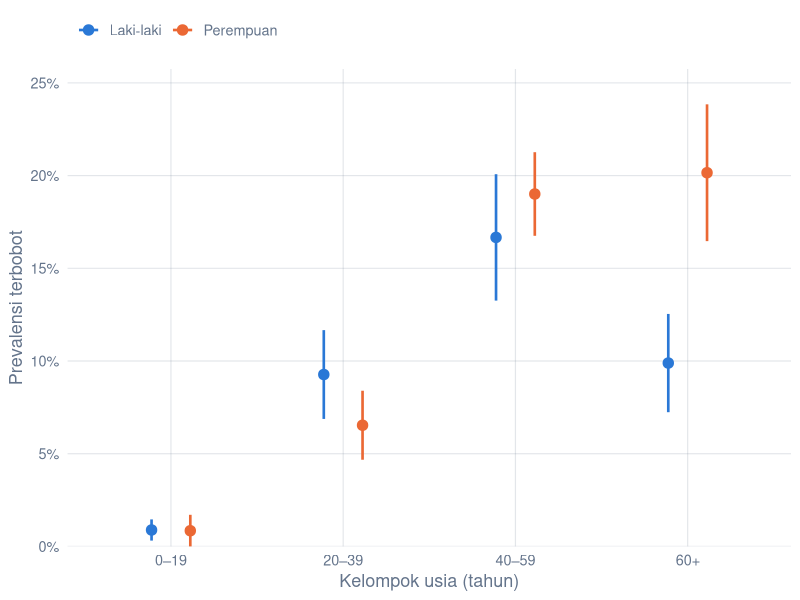

Reproduce this figure in R.
## ---- chunk 1
#| label: setup
#| message: false
library(survey)
library(dplyr)
library(ggplot2)
library(scales)

knitr::opts_chunk$set(dev = "png", dev.args = list(bg = "transparent"), dpi = 150)
INK <- "#64748B"
theme_set(
  theme_minimal(base_size = 13) +
    theme(
      text = element_text(colour = INK), axis.text = element_text(colour = INK),
      panel.grid.major = element_line(colour = alpha(INK, .18), linewidth = .4),
      panel.grid.minor = element_blank(),
      plot.background = element_rect(fill = "transparent", colour = NA),
      panel.background = element_rect(fill = "transparent", colour = NA),
      legend.position = "top", legend.justification = "left",
      legend.background = element_rect(fill = "transparent", colour = NA)
    )
)
pct <- function(x, d = 1) percent(x, accuracy = 10^-d, decimal.mark = ",")
num <- function(x, d = 2) number(x, accuracy = 10^-d, decimal.mark = ",", big.mark = ".")

data(nhanes)  # NHANES 2009–2010: kolesterol total > 240 mg/dL (HI_CHOL)
dat <- nhanes |>
  mutate(
    usia = factor(agecat, labels = c("0–19", "20–39", "40–59", "60+")),
    jenis_kelamin = factor(RIAGENDR, labels = c("Laki-laki", "Perempuan")),
    ras = factor(race, labels = c("Hispanik", "Kulit putih non-Hispanik",
                                  "Kulit hitam non-Hispanik", "Lainnya"))
  )

# Deklarasi desain: klaster (PSU), strata, dan bobot pemeriksaan
desain <- svydesign(id = ~SDMVPSU, strata = ~SDMVSTRA, weights = ~WTMEC2YR,
                    nest = TRUE, data = dat)
desain
## ---- chunk 2
#| label: tbl-bobot
#| tbl-cap: "Prevalensi kolesterol tinggi: estimasi naif vs estimasi yang memperhitungkan desain survei."
naif <- mean(dat$HI_CHOL, na.rm = TRUE)
naif_se <- sqrt(naif * (1 - naif) / sum(!is.na(dat$HI_CHOL)))
terbobot <- svymean(~HI_CHOL, desain, na.rm = TRUE)
ik <- confint(terbobot)

tibble(
  Metode = c("Tanpa bobot (acak sederhana)", "Desain survei kompleks"),
  Prevalensi = c(pct(naif), pct(coef(terbobot))),
  `IK 95%` = c(paste(pct(naif - 1.96 * naif_se), "–", pct(naif + 1.96 * naif_se)),
               paste(pct(ik[1]), "–", pct(ik[2]))),
  `Galat baku (poin %)` = c(num(naif_se * 100), num(SE(terbobot) * 100))
) |>
  knitr::kable(align = "lrrr")
## ---- chunk 3
#| label: fig-prevalensi
#| fig-cap: "Prevalensi kolesterol tinggi terbobot menurut kelompok usia dan jenis kelamin. Garis menunjukkan IK 95%."
#| fig-width: 7.5
#| fig-height: 4
per_kel <- svyby(~HI_CHOL, ~usia + jenis_kelamin, desain, svymean, na.rm = TRUE)
per_kel <- per_kel |>
  as_tibble() |>
  mutate(bawah = pmax(HI_CHOL - 1.96 * se, 0), atas = HI_CHOL + 1.96 * se)

WARNA <- c("Laki-laki" = "#2A78D6", "Perempuan" = "#EB6834")
geser <- position_dodge(width = .45)

ggplot(per_kel, aes(usia, HI_CHOL, colour = jenis_kelamin)) +
  geom_errorbar(aes(ymin = bawah, ymax = atas), width = 0, linewidth = .9, position = geser) +
  geom_point(size = 3.2, position = geser) +
  scale_colour_manual(values = WARNA, name = NULL) +
  scale_y_continuous(labels = \(x) pct(x, 0), limits = c(0, NA),
                     expand = expansion(mult = c(0, .08))) +
  labs(x = "Kelompok usia (tahun)", y = "Prevalensi terbobot")
## ---- chunk 4
#| echo: false
lk60 <- per_kel |> filter(usia == "60+", jenis_kelamin == "Laki-laki")
pr60 <- per_kel |> filter(usia == "60+", jenis_kelamin == "Perempuan")
## ---- chunk 5
#| label: tbl-or
#| tbl-cap: "Odds ratio kolesterol tinggi dari regresi logistik terbobot (svyglm)."
model <- svyglm(HI_CHOL ~ usia + jenis_kelamin + ras, design = desain,
                family = quasibinomial())

hasil <- cbind(OR = exp(coef(model)), exp(confint(model)),
               p = summary(model)$coefficients[, 4])[-1, ]

tibble(
  Variabel = sub("^(usia|jenis_kelamin|ras)", "", rownames(hasil)),
  Kelompok = c(rep("Usia (ref: 0–19)", 3), "Jenis kelamin (ref: laki-laki)",
               rep("Ras/etnis (ref: Hispanik)", 3)),
  OR = num(hasil[, "OR"]),
  `IK 95%` = paste(num(hasil[, 2]), "–", num(hasil[, 3])),
  p = ifelse(hasil[, "p"] < .001, "<0,001", num(hasil[, "p"], 3))
) |>
  knitr::kable(align = "llrrr")
## ---- chunk 6
#| echo: false
or_pr <- hasil["jenis_kelaminPerempuan", ]
